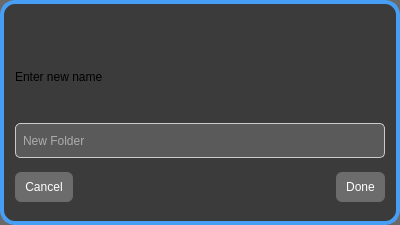
<?xml version="1.0" encoding="UTF-8"?>
<ui version="4.0">
 <class>InputDialog</class>
 <widget class="QWidget" name="InputDialog">
  <property name="geometry">
   <rect>
    <x>0</x>
    <y>0</y>
    <width>400</width>
    <height>225</height>
   </rect>
  </property>
  <property name="windowTitle">
   <string>Form</string>
  </property>
  <property name="styleSheet">
   <string notr="true">#InputDialog{

background: qlineargradient(
        x1: 0, y1: 0,
        x2: 1, y2: 1,
        stop: 0 rgba(71,158,245,0.7),
        stop: 0.3 rgba(255,100,80,0.6),
        stop: 0.6 rgba(255,165,0,0.6),
        stop: 1 rgba(30,30,30,0.7)
    );


background: qlineargradient(
        x1: 0, y1: 0,
        x2: 1, y2: 1,
        stop: 0 rgba(71,158,245,0.5),
        stop: 1 rgba(30,30,30,0.6)
    );

background:rgba(40,40,40,0.7);
border:4px solid rgb(71,158,245);
border-radius:15px;
}
QLineEdit {
    background: rgba(120, 120, 120, 0.5);
    border: 1px solid #ccc;
    border-radius: 5px;
    font: 13pt &quot;Noto Sans&quot;;
    padding: 5px;
    color: white; /* Text color */
}

QLineEdit:focus {
    border:1.5px solid #66afe9; /* Border color when focused */
    background-color: rgba(120, 120, 120, 0.7); /* Background color when focused */
}

QLineEdit::hover {
    background-color: rgba(120, 120, 120, 0.7); /* Background color on hover */
}
QPushButton {
    border-radius: 6px;
    background-color: rgba(180, 180, 180, 0.4);
    padding-left: 10px;
    padding-right: 10px;
    color: rgb(255, 255, 255);
}

QPushButton:hover {
    background: #479EF5;
	color:black;
}

QPushButton:pressed {
    background-color: rgba(70, 158, 245, 0.6);
}

#closeButton{
background:transparent;
}</string>
  </property>
  <layout class="QVBoxLayout" name="verticalLayout">
   <property name="leftMargin">
    <number>6</number>
   </property>
   <property name="topMargin">
    <number>6</number>
   </property>
   <property name="rightMargin">
    <number>6</number>
   </property>
   <property name="bottomMargin">
    <number>6</number>
   </property>
   <item alignment="Qt::AlignmentFlag::AlignRight">
    <widget class="HoverButton" name="closeButton">
     <property name="minimumSize">
      <size>
       <width>40</width>
       <height>30</height>
      </size>
     </property>
     <property name="maximumSize">
      <size>
       <width>40</width>
       <height>30</height>
      </size>
     </property>
     <property name="text">
      <string/>
     </property>
     <property name="icon">
      <iconset resource="icons.qrc">
       <normaloff>:/icons/closewhite.svg</normaloff>:/icons/closewhite.svg</iconset>
     </property>
     <property name="iconSize">
      <size>
       <width>32</width>
       <height>32</height>
      </size>
     </property>
    </widget>
   </item>
   <item>
    <widget class="TStackedWidget" name="stackedWidget">
     <property name="currentIndex">
      <number>0</number>
     </property>
     <widget class="QWidget" name="renamePage">
      <layout class="QGridLayout" name="gridLayout_6">
       <item row="2" column="1">
        <spacer name="horizontalSpacer_5">
         <property name="orientation">
          <enum>Qt::Orientation::Horizontal</enum>
         </property>
         <property name="sizeHint" stdset="0">
          <size>
           <width>232</width>
           <height>20</height>
          </size>
         </property>
        </spacer>
       </item>
       <item row="1" column="0" colspan="3">
        <widget class="QLineEdit" name="renameLineEdit">
         <property name="minimumSize">
          <size>
           <width>0</width>
           <height>35</height>
          </size>
         </property>
         <property name="placeholderText">
          <string>New Folder</string>
         </property>
        </widget>
       </item>
       <item row="0" column="0" colspan="3">
        <widget class="QLabel" name="label_5">
         <property name="minimumSize">
          <size>
           <width>0</width>
           <height>30</height>
          </size>
         </property>
         <property name="maximumSize">
          <size>
           <width>16777215</width>
           <height>50</height>
          </size>
         </property>
         <property name="styleSheet">
          <string notr="true">background:transparent;</string>
         </property>
         <property name="text">
          <string>&lt;html&gt;&lt;head/&gt;&lt;body&gt;&lt;p&gt;Enter new name&lt;br/&gt;&lt;/p&gt;&lt;/body&gt;&lt;/html&gt;</string>
         </property>
        </widget>
       </item>
       <item row="2" column="2">
        <widget class="QPushButton" name="doneButton_3">
         <property name="minimumSize">
          <size>
           <width>0</width>
           <height>30</height>
          </size>
         </property>
         <property name="text">
          <string>Done</string>
         </property>
        </widget>
       </item>
       <item row="2" column="0">
        <widget class="QPushButton" name="cancelButton_3">
         <property name="minimumSize">
          <size>
           <width>0</width>
           <height>30</height>
          </size>
         </property>
         <property name="text">
          <string>Cancel</string>
         </property>
        </widget>
       </item>
      </layout>
     </widget>
     <widget class="QWidget" name="createFolderPage">
      <layout class="QGridLayout" name="gridLayout_2">
       <property name="topMargin">
        <number>1</number>
       </property>
       <property name="rightMargin">
        <number>3</number>
       </property>
       <property name="bottomMargin">
        <number>1</number>
       </property>
       <item row="1" column="0" colspan="3">
        <widget class="QLineEdit" name="folderLineEdit">
         <property name="minimumSize">
          <size>
           <width>0</width>
           <height>35</height>
          </size>
         </property>
         <property name="placeholderText">
          <string>New Folder</string>
         </property>
        </widget>
       </item>
       <item row="2" column="2">
        <widget class="QPushButton" name="doneButton">
         <property name="minimumSize">
          <size>
           <width>0</width>
           <height>30</height>
          </size>
         </property>
         <property name="text">
          <string>Done</string>
         </property>
        </widget>
       </item>
       <item row="2" column="0">
        <widget class="QPushButton" name="cancelButton">
         <property name="minimumSize">
          <size>
           <width>0</width>
           <height>30</height>
          </size>
         </property>
         <property name="text">
          <string>Cancel</string>
         </property>
        </widget>
       </item>
       <item row="2" column="1">
        <spacer name="horizontalSpacer">
         <property name="orientation">
          <enum>Qt::Orientation::Horizontal</enum>
         </property>
         <property name="sizeHint" stdset="0">
          <size>
           <width>238</width>
           <height>20</height>
          </size>
         </property>
        </spacer>
       </item>
       <item row="0" column="0" colspan="3">
        <widget class="QLabel" name="label">
         <property name="minimumSize">
          <size>
           <width>0</width>
           <height>30</height>
          </size>
         </property>
         <property name="maximumSize">
          <size>
           <width>16777215</width>
           <height>50</height>
          </size>
         </property>
         <property name="styleSheet">
          <string notr="true">background:transparent;</string>
         </property>
         <property name="text">
          <string>&lt;html&gt;&lt;head/&gt;&lt;body&gt;&lt;p&gt;Enter Folder name&lt;br/&gt;&lt;/p&gt;&lt;/body&gt;&lt;/html&gt;</string>
         </property>
        </widget>
       </item>
      </layout>
     </widget>
     <widget class="QWidget" name="AuthentificationPage">
      <layout class="QGridLayout" name="gridLayout_3">
       <item row="2" column="1">
        <spacer name="horizontalSpacer_2">
         <property name="orientation">
          <enum>Qt::Orientation::Horizontal</enum>
         </property>
         <property name="sizeHint" stdset="0">
          <size>
           <width>40</width>
           <height>20</height>
          </size>
         </property>
        </spacer>
       </item>
       <item row="2" column="2">
        <widget class="QPushButton" name="verifyButton">
         <property name="minimumSize">
          <size>
           <width>0</width>
           <height>30</height>
          </size>
         </property>
         <property name="text">
          <string>verify</string>
         </property>
        </widget>
       </item>
       <item row="1" column="0" colspan="3">
        <widget class="QLineEdit" name="lineEdit_2">
         <property name="minimumSize">
          <size>
           <width>0</width>
           <height>35</height>
          </size>
         </property>
         <property name="text">
          <string/>
         </property>
         <property name="placeholderText">
          <string>verification code</string>
         </property>
        </widget>
       </item>
       <item row="2" column="0">
        <widget class="QPushButton" name="cancelButton_2">
         <property name="minimumSize">
          <size>
           <width>0</width>
           <height>30</height>
          </size>
         </property>
         <property name="text">
          <string>cancel</string>
         </property>
        </widget>
       </item>
       <item row="0" column="0" colspan="3">
        <widget class="QLabel" name="label_2">
         <property name="text">
          <string>Enter verification code :</string>
         </property>
        </widget>
       </item>
      </layout>
     </widget>
    </widget>
   </item>
  </layout>
 </widget>
 <customwidgets>
  <customwidget>
   <class>TStackedWidget</class>
   <extends>QStackedWidget</extends>
   <header>tstackedwidget.h</header>
   <container>1</container>
  </customwidget>
  <customwidget>
   <class>HoverButton</class>
   <extends>QPushButton</extends>
   <header>hoverbutton.h</header>
  </customwidget>
 </customwidgets>
 <resources>
  <include location="icons.qrc"/>
 </resources>
 <connections/>
</ui>
